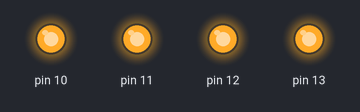
The sketch below on a simulated Arduino Uno, built with avr-gcc and run on an emulated ATmega328P. On the bench: output pins drawn as LEDs (lit = HIGH).

Above: at 1.5 s.
At 4.5 s:
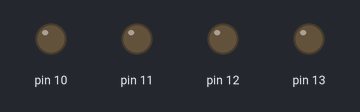
Timing chart, 0 to 10.4 s (numbered marks = the images above):
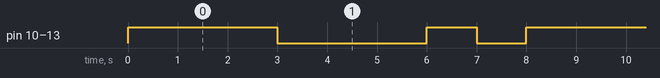

Measured:
- by itself, pin 10–13: repeats every 8.0 s: LOW 3.0 s, HIGH 1.0 s, LOW 1.0 s, HIGH 3.0 s
- by itself, everything shown: repeats every 8.0 s, in 4 steps

The sketch:

ledoop.ino
```cpp
#include "led.h"

Led myLeds[4];

int i;
int delayTiming;
char control[] = "HHHLLLHL";

void setup() {
  pinMode(13, OUTPUT);
  myLeds[0].setPin(13);
  pinMode(12, OUTPUT);
  myLeds[1].setPin(12);
  pinMode(11, OUTPUT);
  myLeds[2].setPin(11);
  pinMode(10, OUTPUT);
  myLeds[3].setPin(10);
  delayTiming = 1000;
}

void loop() {
  for (i = 0; i < strlen(control); i++) {
    if (control[i] == 'H') {
      myLeds[0].on();
      myLeds[1].on();
      myLeds[2].on();
      myLeds[3].on();
    } else {
      myLeds[0].off();
      myLeds[1].off();
      myLeds[2].off();
      myLeds[3].off();
    }
    delay(delayTiming);
  }
}
```

led.cpp
```cpp
#include "led.h"

Led::Led() {
}

void Led::init() {
  pinMode(pin, OUTPUT);
  off();
}

void Led::setPin(byte pin) {
  this->pin = pin;
  init();
}

void Led::on() {
  digitalWrite(pin, HIGH);
}

void Led::off() {
  digitalWrite(pin, LOW);
}
```

led.h
```cpp
#ifndef MY_LED_H
#define MY_LED_H
#include <Arduino.h>
class Led {

  private:
    byte pin;

  public:
    Led();
    void init();
    void setPin(byte pin);
    void on();
    void off();
};
#endif
```
